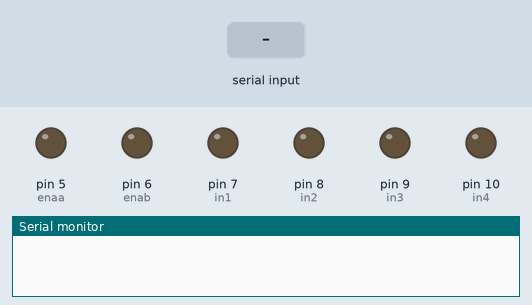
Bench run of a sketch on a simulated Arduino Uno, built with avr-gcc and run on an emulated ATmega328P. On the bench: output pins drawn as LEDs (lit = HIGH), the last lines printed to the serial monitor. Inputs (shaded band) come from the test bench.

Above: at 1.2 s.
1.3 s: "F" received over Serial
At 2.5 s:
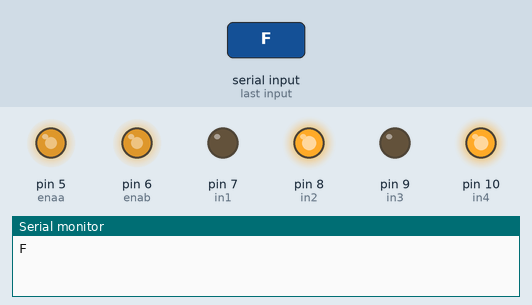
2.8 s: "B" received over Serial
At 3.9 s:
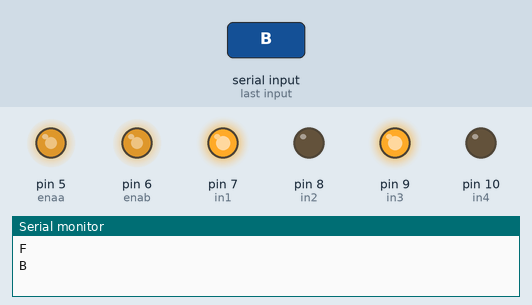
4.3 s: "L" received over Serial
At 5.0 s:
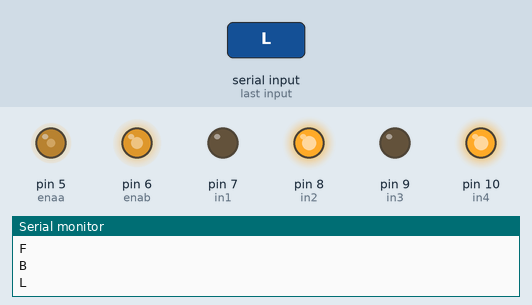
5.8 s: "R" received over Serial
At 6.2 s:
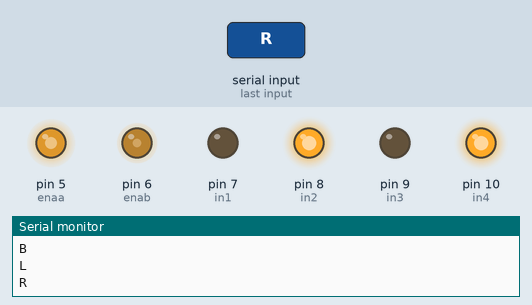
7.3 s: "1" received over Serial
At 8.5 s:
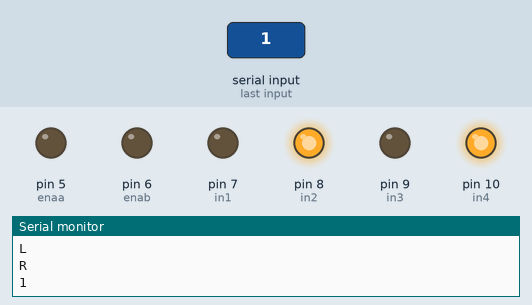
Timing chart, 0 to 9.8 s (numbered marks = the images above; inputs shaded):
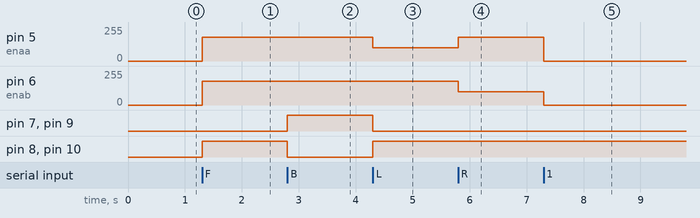

Measured:
- after the input at 1.3 s, pin 5 (enaa), pin 6 (enab): 0/255 → 180/255 at once; pin 8 (in2), pin 10 (in4): LOW → HIGH at once
- after the input at 2.8 s, pin 7 (in1), pin 9 (in3): LOW → HIGH at once; pin 8 (in2), pin 10 (in4): HIGH → LOW at once
- after the input at 4.3 s, pin 5 (enaa): 180/255 → 100/255 at once; pin 7 (in1), pin 9 (in3): HIGH → LOW at once; pin 8 (in2), pin 10 (in4): LOW → HIGH at once
- after the input at 5.8 s, pin 5 (enaa): 100/255 → 180/255 at once; pin 6 (enab): 180/255 → 100/255 at once
- after the input at 7.3 s, pin 5 (enaa): 180/255 → 0/255 at once; pin 6 (enab): 100/255 → 0/255 at once

The sketch:

RC_CAR_Amna.ino
```cpp
int enaa=5;
int enab=6;
int in1=7;
int in2=8;
int in3=9;
int in4=10;
char t;
void setup() {
  // put your setup code here, to run once:
Serial.begin(9600);
pinMode(enaa,OUTPUT);
pinMode(enab,OUTPUT);
pinMode(in1,OUTPUT);
pinMode(in2,OUTPUT);
pinMode(in3,OUTPUT);
pinMode(in4,OUTPUT);
}

void loop() {
  // put your main code here, to run repeatedly:
if(Serial.available()){
t = Serial.read();
Serial.println(t);
}
if(t == 'F'){
  analogWrite(enaa,180);
  digitalWrite(in1,0);
  digitalWrite(in2,1);
  analogWrite(enab,180);
  digitalWrite(in3,0);
  digitalWrite(in4,1);
}
else if(t == 'B'){
   analogWrite(enaa,180);
  digitalWrite(in1,1);
  digitalWrite(in2,0);
  analogWrite(enab,180);
  digitalWrite(in3,1);
  digitalWrite(in4,0);
}

else if(t == 'L'){
  analogWrite(enaa,100);
  digitalWrite(in1,0);
  digitalWrite(in2,1);
  analogWrite(enab,180);
  digitalWrite(in3,0);
  digitalWrite(in4,1);
}

else  if(t == 'R'){
   analogWrite(enaa,180);
  digitalWrite(in1,0);
  digitalWrite(in2,1);
  analogWrite(enab,100);
  digitalWrite(in3,0);
  digitalWrite(in4,1);
}
else{
   analogWrite(enaa,0);
    analogWrite(enab,0);
  }
}
```
